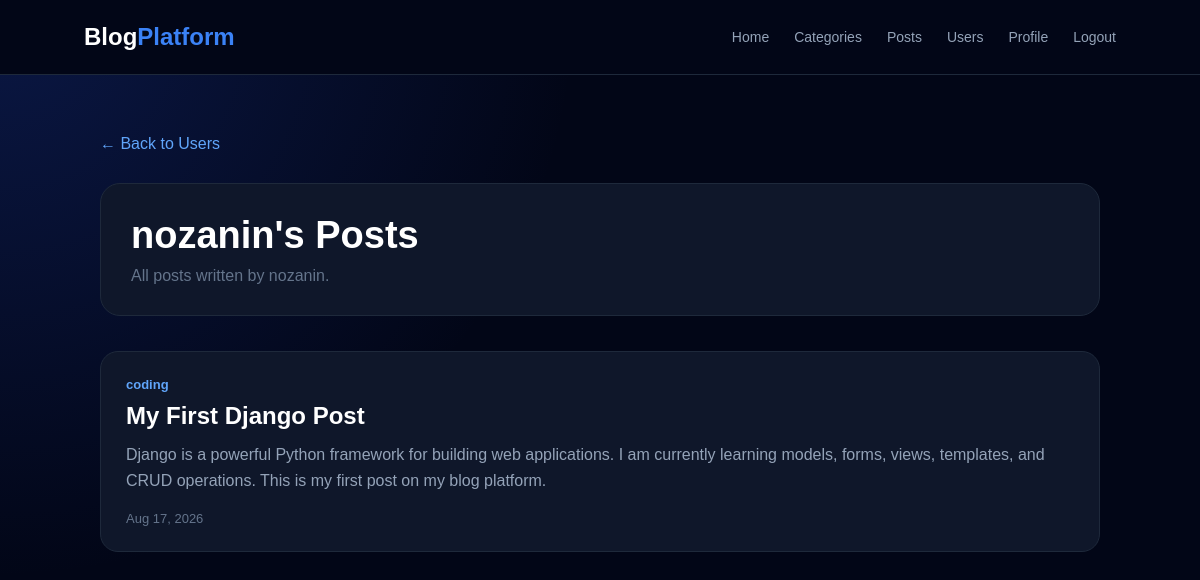
Screenshot of /users/1/posts/ (signed in) with the database file from the repository.
### users/models.py (models this page shows, shortened)
class CustomUser(AbstractUser):
    username = models.CharField(max_length=150, unique=True)
    email = models.EmailField(max_length=150, unique=True, blank=True, null=True)
    avatar = models.ImageField(upload_to="avatars/", default="avatars/default.png" )
    bio = models.TextField(max_length=150, blank=True, null=True)
    website = models.URLField(blank=True, null=True)
    social_links = models.JSONField(default=dict, blank=True, null=True)
    created_at = models.DateTimeField(auto_now_add=True)
    updated_at = models.DateTimeField(auto_now=True)
    tel_number = models.CharField( max_length=15,blank=True,null=True)
    address = models.CharField(max_length=250,blank=True,null=True)
    class Meta:
        verbose_name = "User"
        verbose_name_plural = "Users"
    ordering = ['-created_at']

### blog/models.py (models this page shows, shortened)
class Post(models.Model):
    author = models.ForeignKey(settings.AUTH_USER_MODEL, on_delete=models.CASCADE,related_name="posts")
    title = models.CharField(max_length=200)
    content = models.TextField()
    category = models.ForeignKey("categories.Category",on_delete=models.CASCADE, related_name="posts")
    image = models.ImageField(upload_to="posts/",blank=True,null=True)
    status = models.CharField(max_length=20,choices=[("draft", "Draft"),("published", "Published"),],default="draft")
    created_at = models.DateTimeField(auto_now_add=True)
    updated_at = models.DateTimeField(auto_now=True)
    views_count = models.PositiveIntegerField(default=0)
    class Meta:
        verbose_name = "post"
        verbose_name_plural = "posts"
        ordering = ["-created_at"]

### categories/models.py (models this page shows, shortened)
class Category(models.Model):
    name = models.CharField(
        max_length=100
    )
    description = models.TextField(
        blank=True
    )
    image = models.ImageField(
        upload_to="categories/",
        blank=True,
        null=True
    )
    is_active = models.BooleanField(
        default=True
    )
    created_at = models.DateTimeField(
        auto_now_add=True
    )
    updated_at = models.DateTimeField(
        auto_now=True
    )
    class Meta:
        ordering = ["-created_at"]
        verbose_name = "category"
        verbose_name_plural = "categories"

### users/views.py (the view)
# urls.py: path("users/<int:pk>/posts/", UserPostsView.as_view(), name="user_posts"),
class UserPostsView(LoginRequiredMixin, View):
    def get(self, request, pk):
        user = CustomUser.objects.get(pk=pk)
        posts = Post.objects.filter(author=user)
        return render(request, 'users/user_posts.html', {'user': user, 'posts': posts})

### templates/users/user_posts.html (shortened to what this page needs)
<!DOCTYPE html>
<html lang="en">
<head>
</head>
<body>
<nav class="navbar">
    <div class="logo">
        Blog<span>Platform</span>
    </div>
    <div class="nav-links">
        <a href="{% url 'home' %}">Home</a>
        <a href="{% url 'category_list' %}">Categories</a>
        <a href="{% url 'post_list' %}">Posts</a>
        <a href="{% url 'user_list' %}">Users</a>
        <a href="{% url 'profile' %}">Profile</a>
        <a href="{% url 'logout' %}">Logout</a>
    </div>
</nav>
<main class="container">
    <a href="{% url 'user_list' %}" class="back">
        ← Back to Users
    </a>
    <div class="user-header">
        <h1>{{ user.username }}'s Posts</h1>
        <p>
            All posts written by {{ user.username }}.
        </p>
    </div>
    <div class="post-list">
        {% for post in posts %}
            <a href="{% url 'post_detail' post.pk %}" class="post-card">
                <div class="category">
                    {{ post.category.name }}
                </div>
                <div class="title">
                    {{ post.title }}
                </div>
                <div class="content">
                    {{ post.content|truncatewords:30 }}
                </div>
                <div class="meta">
                    {{ post.created_at|date:"M d, Y" }}
                </div>
            </a>
        {% empty %}
            <div class="empty">
                This user hasn't written any posts yet.
            </div>
        {% endfor %}
    </div>
</main>
</body>
</html>

### templates/users/user_posts.html (style rules this page uses)
* { margin: 0; padding: 0; box-sizing: border-box; }
body { min-height: 100vh; font-family: Arial, sans-serif; color: #e2e8f0; background: radial-gradient(circle at top left, rgba(30, 64, 175, .3), transparent 40%), #020617; }
.navbar { height: 75px; padding: 0 7%; display: flex; align-items: center; justify-content: space-between; background: #020617; border-bottom: 1px solid #1e293b; }
.logo { color: white; font-size: 24px; font-weight: 800; }
.logo span { color: #3b82f6; }
.nav-links { display: flex; gap: 25px; align-items: center; }
.nav-links a { color: #94a3b8; text-decoration: none; font-size: 14px; }
.container { width: 90%; max-width: 1000px; margin: 60px auto; }
.back { display: inline-block; margin-bottom: 30px; color: #60a5fa; text-decoration: none; }
.user-header { padding: 30px; margin-bottom: 35px; background: #0f172a; border: 1px solid #1e293b; border-radius: 20px; }
.user-header h1 { color: white; font-size: 38px; margin-bottom: 10px; }
.user-header p { color: #64748b; }
.post-list { display: flex; flex-direction: column; gap: 18px; }
.post-card { display: block; padding: 25px; background: #0f172a; border: 1px solid #1e293b; border-radius: 18px; text-decoration: none; transition: .2s; }
.category { color: #60a5fa; font-size: 13px; font-weight: 600; margin-bottom: 10px; }
.title { color: white; font-size: 24px; font-weight: 700; margin-bottom: 12px; }
.content { color: #94a3b8; line-height: 1.6; }
.meta { margin-top: 18px; color: #64748b; font-size: 13px; }

### rows the page displays
CustomUser: username "nozanin"
Post: category.name "coding", title "My First Django Post", content "Django is a powerful Python framework for building web applications. I am currently learning models, forms, views, templates, and CRUD operations. This is my first post on my blog platform.", created_at "Aug 17, 2026"
